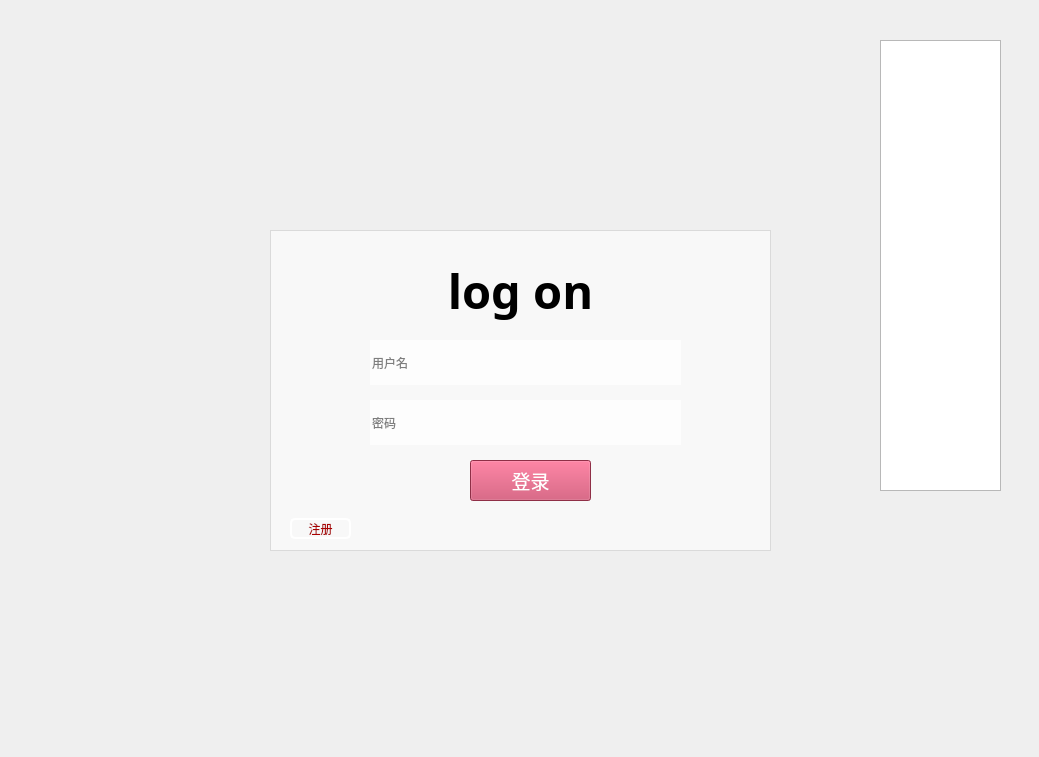
<?xml version="1.0" encoding="UTF-8"?>
<ui version="4.0">
 <class>Dialog</class>
 <widget class="QDialog" name="Dialog">
  <property name="geometry">
   <rect>
    <x>0</x>
    <y>0</y>
    <width>1039</width>
    <height>757</height>
   </rect>
  </property>
  <property name="sizePolicy">
   <sizepolicy hsizetype="Preferred" vsizetype="Preferred">
    <horstretch>0</horstretch>
    <verstretch>5</verstretch>
   </sizepolicy>
  </property>
  <property name="minimumSize">
   <size>
    <width>1039</width>
    <height>757</height>
   </size>
  </property>
  <property name="maximumSize">
   <size>
    <width>1039</width>
    <height>757</height>
   </size>
  </property>
  <property name="windowTitle">
   <string>Dialog</string>
  </property>
  <property name="autoFillBackground">
   <bool>false</bool>
  </property>
  <property name="styleSheet">
   <string notr="true">QDialog#Dialog{
	
	border-image: url(:/新前缀/images/QQ图片20191010185621.jpg);
}</string>
  </property>
  <widget class="QFrame" name="frame">
   <property name="geometry">
    <rect>
     <x>270</x>
     <y>230</y>
     <width>501</width>
     <height>321</height>
    </rect>
   </property>
   <property name="styleSheet">
    <string notr="true">background-color: rgba(255, 255, 255, 150);</string>
   </property>
   <property name="frameShape">
    <enum>QFrame::StyledPanel</enum>
   </property>
   <property name="frameShadow">
    <enum>QFrame::Raised</enum>
   </property>
   <widget class="QPushButton" name="pushButton_2">
    <property name="geometry">
     <rect>
      <x>20</x>
      <y>288</y>
      <width>61</width>
      <height>21</height>
     </rect>
    </property>
    <property name="styleSheet">
     <string notr="true">background-color: rgba(181, 225, 250, 0);
color: rgb(170, 0, 0);
border-radius:5px;
border: 2px solid #FFFFFF;  

</string>
    </property>
    <property name="text">
     <string>注册</string>
    </property>
   </widget>
   <widget class="QLineEdit" name="lineEdit">
    <property name="geometry">
     <rect>
      <x>100</x>
      <y>170</y>
      <width>311</width>
      <height>45</height>
     </rect>
    </property>
    <property name="sizePolicy">
     <sizepolicy hsizetype="Expanding" vsizetype="Fixed">
      <horstretch>0</horstretch>
      <verstretch>2</verstretch>
     </sizepolicy>
    </property>
    <property name="minimumSize">
     <size>
      <width>0</width>
      <height>45</height>
     </size>
    </property>
    <property name="styleSheet">
     <string notr="true">background-color: rgba(255, 255, 255, 200);
border: none</string>
    </property>
    <property name="placeholderText">
     <string>密码</string>
    </property>
   </widget>
   <widget class="QLineEdit" name="lineEdit_3">
    <property name="geometry">
     <rect>
      <x>100</x>
      <y>110</y>
      <width>311</width>
      <height>45</height>
     </rect>
    </property>
    <property name="sizePolicy">
     <sizepolicy hsizetype="Expanding" vsizetype="Fixed">
      <horstretch>0</horstretch>
      <verstretch>2</verstretch>
     </sizepolicy>
    </property>
    <property name="minimumSize">
     <size>
      <width>0</width>
      <height>45</height>
     </size>
    </property>
    <property name="baseSize">
     <size>
      <width>0</width>
      <height>0</height>
     </size>
    </property>
    <property name="styleSheet">
     <string notr="true">background-color: rgba(255, 255, 255, 200);
border: None</string>
    </property>
    <property name="inputMask">
     <string/>
    </property>
    <property name="placeholderText">
     <string>用户名</string>
    </property>
   </widget>
   <widget class="QLabel" name="label">
    <property name="geometry">
     <rect>
      <x>100</x>
      <y>20</y>
      <width>301</width>
      <height>81</height>
     </rect>
    </property>
    <property name="sizePolicy">
     <sizepolicy hsizetype="Preferred" vsizetype="Fixed">
      <horstretch>0</horstretch>
      <verstretch>0</verstretch>
     </sizepolicy>
    </property>
    <property name="minimumSize">
     <size>
      <width>0</width>
      <height>60</height>
     </size>
    </property>
    <property name="font">
     <font>
      <family>等线</family>
      <pointsize>35</pointsize>
      <weight>75</weight>
      <italic>false</italic>
      <bold>true</bold>
     </font>
    </property>
    <property name="layoutDirection">
     <enum>Qt::LeftToRight</enum>
    </property>
    <property name="styleSheet">
     <string notr="true">background-color: rgba(255, 255, 255, 0);</string>
    </property>
    <property name="text">
     <string>log on</string>
    </property>
    <property name="alignment">
     <set>Qt::AlignCenter</set>
    </property>
   </widget>
   <widget class="QPushButton" name="pushButton">
    <property name="enabled">
     <bool>true</bool>
    </property>
    <property name="geometry">
     <rect>
      <x>200</x>
      <y>230</y>
      <width>121</width>
      <height>41</height>
     </rect>
    </property>
    <property name="sizePolicy">
     <sizepolicy hsizetype="Expanding" vsizetype="Expanding">
      <horstretch>0</horstretch>
      <verstretch>1</verstretch>
     </sizepolicy>
    </property>
    <property name="minimumSize">
     <size>
      <width>15</width>
      <height>25</height>
     </size>
    </property>
    <property name="maximumSize">
     <size>
      <width>200</width>
      <height>16777215</height>
     </size>
    </property>
    <property name="font">
     <font>
      <family>楷体</family>
      <pointsize>14</pointsize>
      <weight>50</weight>
      <bold>false</bold>
     </font>
    </property>
    <property name="layoutDirection">
     <enum>Qt::LeftToRight</enum>
    </property>
    <property name="autoFillBackground">
     <bool>false</bool>
    </property>
    <property name="styleSheet">
     <string notr="true">background-color: rgb(200, 66, 100);
border-color: rgb(255, 255, 255);
color: rgb(255, 255, 255);</string>
    </property>
    <property name="text">
     <string>登录</string>
    </property>
    <property name="autoDefault">
     <bool>true</bool>
    </property>
    <property name="flat">
     <bool>false</bool>
    </property>
   </widget>
  </widget>
  <widget class="QGraphicsView" name="graphicsView">
   <property name="geometry">
    <rect>
     <x>880</x>
     <y>40</y>
     <width>121</width>
     <height>451</height>
    </rect>
   </property>
   <property name="styleSheet">
    <string notr="true">border-image: url(:/新前缀/images/QQ截图20191011202217.png);</string>
   </property>
  </widget>
 </widget>
 <resources>
  <include location="loginimg.qrc"/>
 </resources>
 <connections>
  <connection>
   <sender>pushButton</sender>
   <signal>clicked()</signal>
   <receiver>Dialog</receiver>
   <slot>b_login()</slot>
   <hints>
    <hint type="sourcelabel">
     <x>524</x>
     <y>440</y>
    </hint>
    <hint type="destinationlabel">
     <x>587</x>
     <y>682</y>
    </hint>
   </hints>
  </connection>
  <connection>
   <sender>pushButton_2</sender>
   <signal>clicked()</signal>
   <receiver>Dialog</receiver>
   <slot>register()</slot>
   <hints>
    <hint type="sourcelabel">
     <x>321</x>
     <y>526</y>
    </hint>
    <hint type="destinationlabel">
     <x>142</x>
     <y>553</y>
    </hint>
   </hints>
  </connection>
 </connections>
 <slots>
  <slot>b_login()</slot>
  <slot>register()</slot>
 </slots>
</ui>
